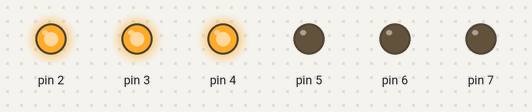
This sketch was run on a simulated Arduino Uno, built with avr-gcc and run on an emulated ATmega328P. Parts: output pins drawn as LEDs (lit = HIGH). Random numbers use the default seed unless the sketch sets one; what the sketch prints to the serial monitor is not drawn. At 0.0 s the program stops and its outputs stay as they are.

Above: at 0.1 s.
Timing chart, 0 to 1.5 s (numbered marks = the images above):
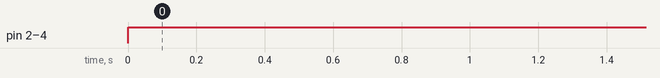

Measured:
- by itself, pin 2–4: LOW → HIGH at 0.00 s

The sketch:

file11.ino
```cpp
int hed1 = 2;
int led2 = 3;
int led3 = 4;
int led4 = 5;
int led5 = 6;
int led6 = 7;
int unsigned long randNumber;
int val, i = 0;
void setup() {
  Serial.begin(9600);
  randomSeed(analogRead(0));
  for (i = 2 ; i <= 7 ; i++ ) {
    pinMode(i , OUTPUT);
  }
}
void loop() {
  randNumber = random(2, 8);
  Serial.print("randNumber=");
  Serial.println(randNumber - 1);
  for (int i = 2 ; i <= randNumber ; i++) {
    digitalWrite(i, HIGH);
  }
  while (1);
}
```
